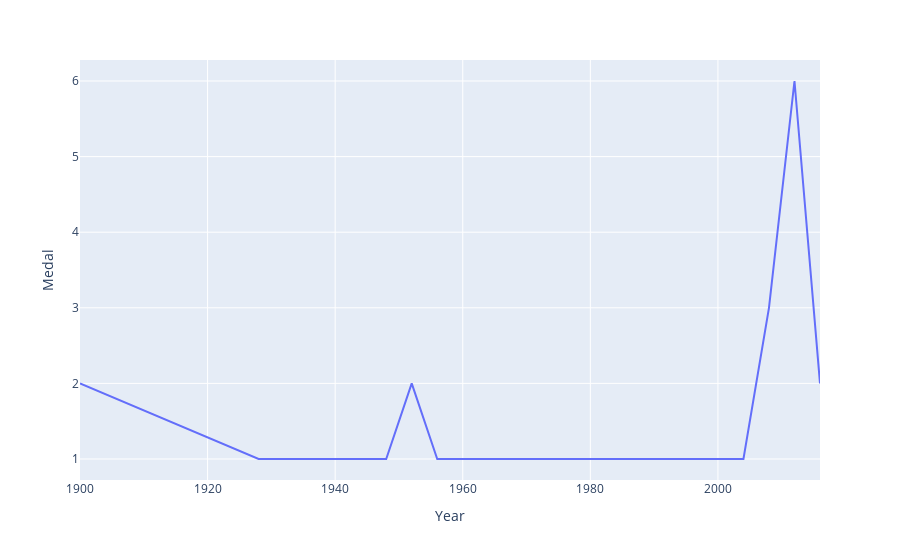

Notebook code for this chart:
### Code cell
fig=px.line(final_df, x="Year", y="Medal")
fig.show()

### Figure 1 — Plotly figure (JSON) as saved in the notebook; plotly's stock layout.template omitted (floating-point values rounded to 4 significant figures)
{"data": [{"hovertemplate": "Year=%{x}<br>Medal=%{y}<extra></extra>", "legendgroup": "", "line": {"color": "#636efa", "dash": "solid"}, "marker": {"symbol": "circle"}, "mode": "lines", "name": "", "orientation": "v", "showlegend": false, "type": "scatter", "x": [1900, 1928, 1932, 1936, 1948, 1952, 1956, 1960, 1964, 1968, 1972, 1980, 1996, 2000, 2004, 2008, 2012, 2016], "xaxis": "x", "y": [2, 1, 1, 1, 1, 2, 1, 1, 1, 1, 1, 1, 1, 1, 1, 3, 6, 2], "yaxis": "y"}], "layout": {"legend": {"tracegroupgap": 0}, "margin": {"t": 60}, "xaxis": {"anchor": "y", "domain": [0, 1], "title": {"text": "Year"}}, "yaxis": {"anchor": "x", "domain": [0, 1], "title": {"text": "Medal"}}}}
